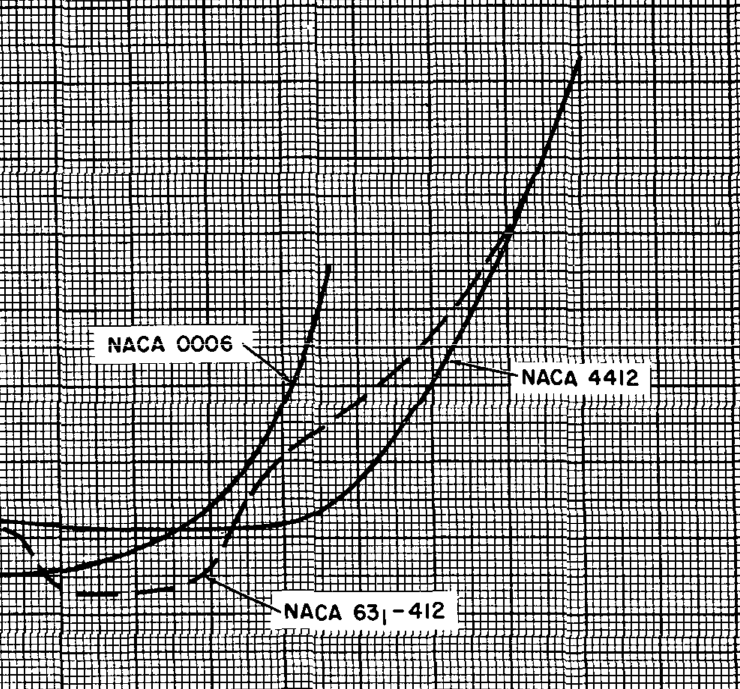
#> input picture backend/artifacts/debug_regions/plot.png, 1480 x 1377 px, found by its file name (shown at 1/2 size)
$ python test_curve_tracer.py
#> lines starting #> are read from the running program, lines starting #| are printed output that depends on the picture; after the words box and inside, x2 and y2 are one past the last pixel; in counts of white or black regions, pixels touching at a corner belong together
### backend/rag/curve_tracer.py
import cv2
import numpy as np


class CurveTracer:

    def __init__(self):
        pass

    # ----------------------------------------------------

    def trace(self, image_path):

#> called with image_path = 'artifacts/debug_regions/plot.png'
        image = cv2.imread(image_path)
#> image is the input picture: shape (1377, 1480, 3); min 0, max 255, mean 158.2

        gray = cv2.cvtColor(
            image,
            cv2.COLOR_BGR2GRAY
        )

        _, binary = cv2.threshold(
            gray,
            200,
            255,
            cv2.THRESH_BINARY_INV
        )
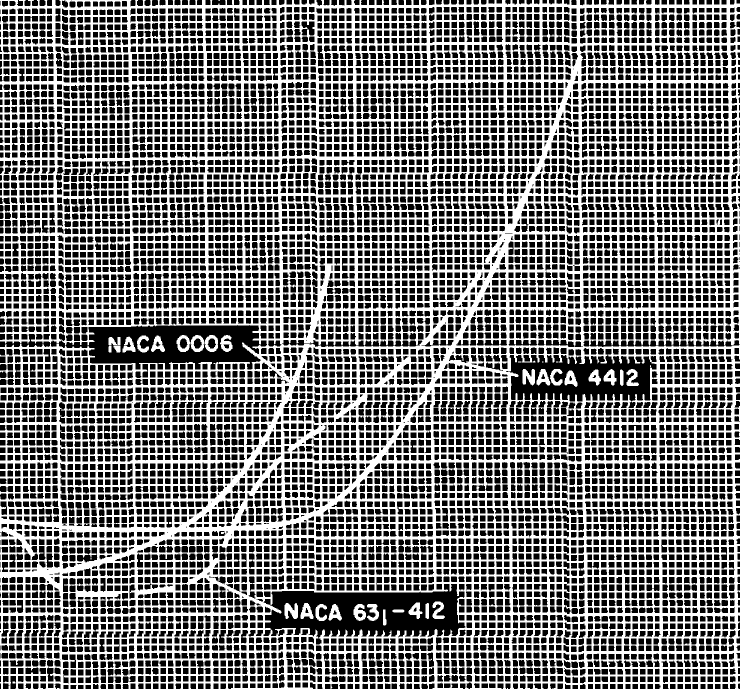
#> binary: shape (1377, 1480) (shown at 1/2 size); 46.5% white; 45 white regions (11 under 20 px), largest, box (x1, y1, x2, y2) and area: (0, 0, 1480, 1377) 934893, (569, 1206, 596, 1238) 607, (1045, 738, 1070, 771) 583

        H, W = binary.shape
#> H = 1377; W = 1480

        # ------------------------------------
        # Remove horizontal grid
        # ------------------------------------

        hk = cv2.getStructuringElement(
            cv2.MORPH_RECT,
            (40,1)
        )

        horizontal = cv2.morphologyEx(
            binary,
            cv2.MORPH_OPEN,
            hk
        )
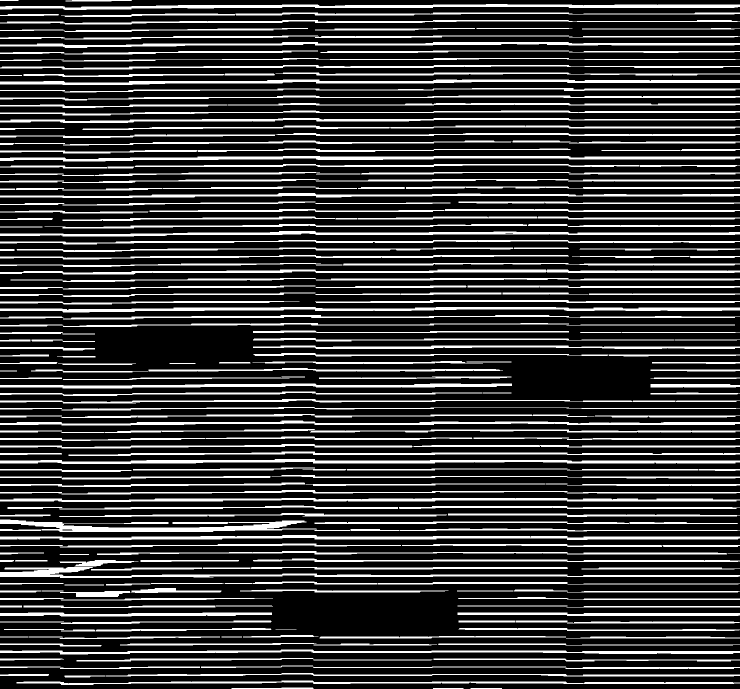
#> horizontal: shape (1377, 1480) (shown at 1/2 size); 22.6% white; 305 white regions, largest, box (x1, y1, x2, y2) and area: (0, 8, 1480, 20) 8632, (0, 312, 1480, 323) 8395, (0, 614, 1480, 625) 8382

        # ------------------------------------
        # Remove vertical grid
        # ------------------------------------

        vk = cv2.getStructuringElement(
            cv2.MORPH_RECT,
            (1,40)
        )

        vertical = cv2.morphologyEx(
            binary,
            cv2.MORPH_OPEN,
            vk
        )
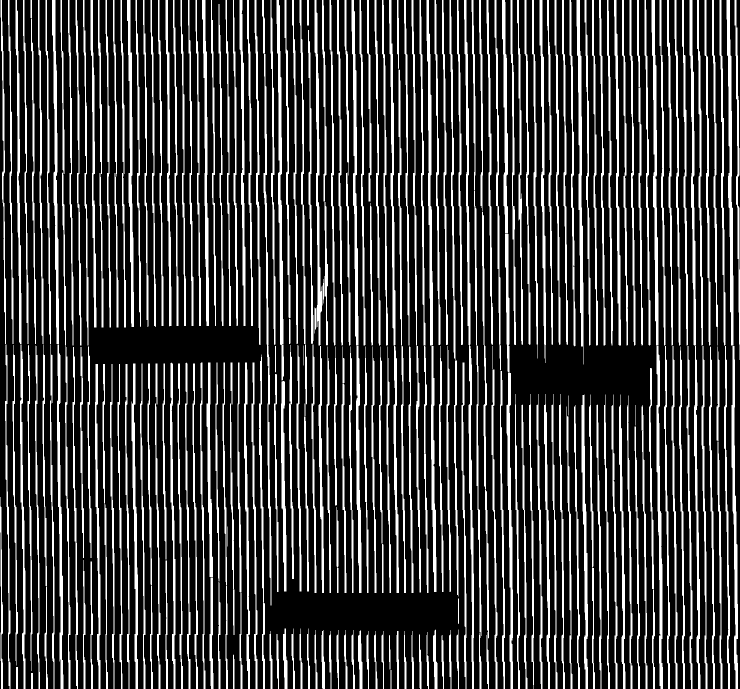
#> vertical: shape (1377, 1480) (shown at 1/2 size); 24.7% white; 272 white regions, largest, box (x1, y1, x2, y2) and area: (928, 0, 948, 1377) 6502, (553, 0, 568, 761) 4507, (1453, 0, 1467, 691) 4424

        grid = cv2.add(
            horizontal,
            vertical
        )
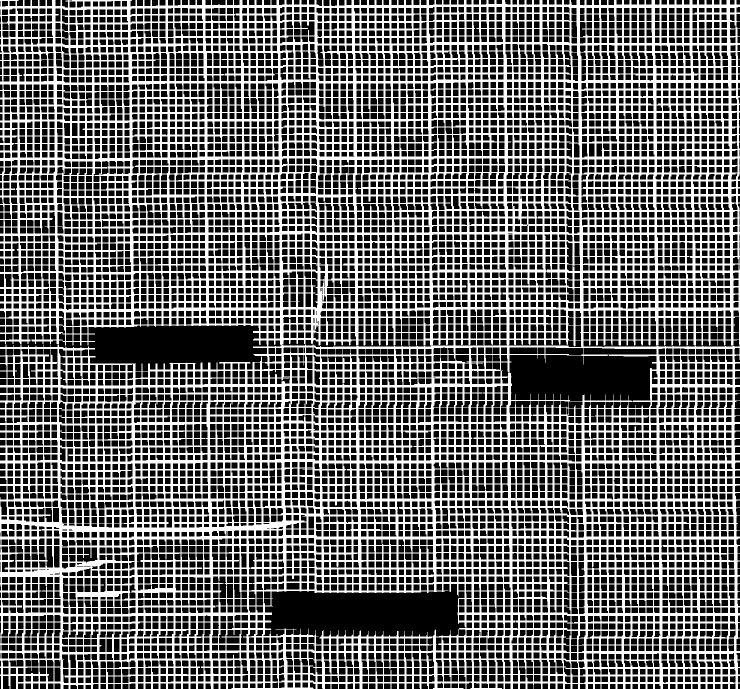
#> grid: shape (1377, 1480) (shown at 1/2 size); 41.3% white; 1 white region, box (x1, y1, x2, y2) and area: (0, 0, 1480, 1377) 842570

        curves_img = cv2.subtract(
            binary,
            grid
        )
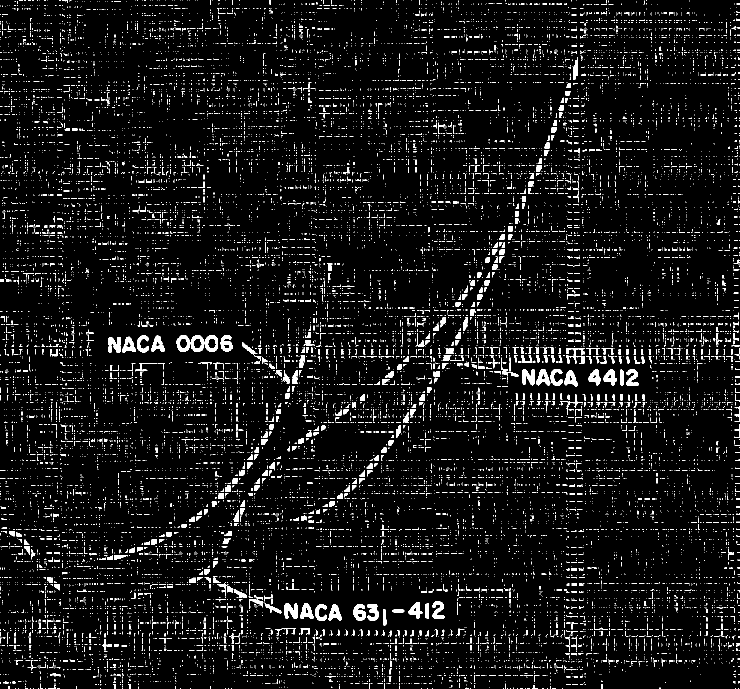
#> curves_img: shape (1377, 1480) (shown at 1/2 size); 5.4% white; 18462 white regions (17615 under 20 px)

        contours, _ = cv2.findContours(

            curves_img,

            cv2.RETR_LIST,

            cv2.CHAIN_APPROX_NONE

        )
#> contours = 18476 contours, 18140 with area under 20; largest, box (x1, y1, x2, y2) and area: (382, 670, 409, 704) 693, (410, 670, 436, 704) 684, (353, 670, 381, 704) 677, (707, 1208, 732, 1242) 549, (569, 1206, 596, 1238) 535

        curves = []

        debug = cv2.cvtColor(
            curves_img,
            cv2.COLOR_GRAY2BGR
        )
#> debug: shape (1377, 1480, 3); 5.4% white; 18462 white regions (17615 under 20 px), largest, box (x1, y1, x2, y2) and area: (569, 1206, 596, 1238) 607, (1045, 738, 1070, 771) 583, (707, 1208, 732, 1242) 548

        idx = 1

        for cnt in contours:

            area = cv2.contourArea(cnt)

            if area < 400:
                continue

            x,y,w,h = cv2.boundingRect(cnt)

            aspect = max(w,h) / (
                min(w,h)+1
            )

            # reject text blobs

            if aspect < 2:
                continue

            if w < 30:
                continue

            pts = cnt.reshape(-1,2)

            pts = pts[
                np.argsort(
                    pts[:,0]
                )
            ]

            sampled = []

            last_x = -999

            for p in pts:

                if abs(
                    p[0]-last_x
                ) < 2:

                    continue

                sampled.append(

                    (

                        int(p[0]),
                        int(p[1])

                    )

                )

                last_x = p[0]

            curves.append({

                "id": idx,

                "points": sampled

            })

            color = (

                np.random.randint(100,255),

                np.random.randint(100,255),

                np.random.randint(100,255)

            )

            cv2.drawContours(

                debug,

                [cnt],

                -1,

                color,

                2

            )

            idx += 1
#> this loop made 18476 passes
#> (cnt, area) on passes 1 to 3: ([[1476, 1376]], 0), ([[1470, 1376]], 0), ([[1125, 1376]], 0)
#> after the loop, curves = []; idx = 1

        cv2.imwrite(

            "curve_trace_debug.png",

            debug

        )

        return curves

### backend/UNARCHIEVED_TESTS/test_curve_tracer.py
from rag.curve_tracer import CurveTracer

tracer = CurveTracer()

curves = tracer.trace(
    "artifacts/debug_regions/plot.png"
)
#> curves = []

print("Curves found :", len(curves))
#| Curves found : 0

for c in curves:
    print(
        c["id"],
        len(c["points"])
    )
#> this loop made 0 passes
